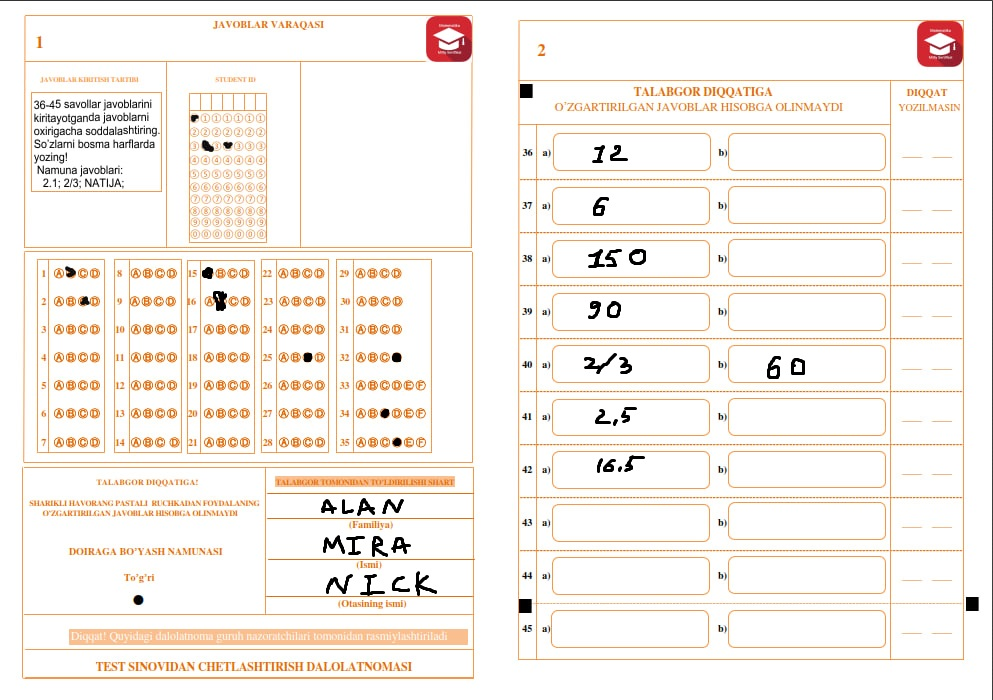
#> input picture answers.jpg, 993 x 700 px
$ python main.py
#> lines starting #> are read from the running program, lines starting #| are printed output that depends on the picture; after the words box and inside, x2 and y2 are one past the last pixel; in counts of white or black regions, pixels touching at a corner belong together
### bubble.py
import cv2
import numpy as np


class AnswerSheetGrader:
    def __init__(self, width=700, height=700):
        self.width = width
        self.height = height
        self.student_answers = []
        self.min_threshold = 50  # Adjusted threshold for individual boxes

    def get_box_answer(self, box):
        """Count non-zero pixels in a box"""
        try:
            pixel_count = cv2.countNonZero(box)
            return pixel_count
        except Exception as e:
            print(f"Error processing box: {e}")
            return 0

    def process_section(self, section, img_gray):
        """Process a single section of questions"""
        try:
            x, y, w, h = section["roi"]
            questions = section["questions"]
            choices = section["choices"]

            # Extract section ROI
            roi = img_gray[y : y + h, x : x + w]

            # Apply threshold to ROI
            _, thresh_roi = cv2.threshold(roi, 170, 255, cv2.THRESH_BINARY_INV)

            # Calculate box dimensions
            box_height = h // questions
            box_width = w // choices

            section_answers = []

            # Process each question
            for q in range(questions):
                question_answers = []
                y_start = q * box_height

                # Process each choice
                for c in range(choices):
                    x_start = c * box_width
                    box = thresh_roi[
                        y_start : y_start + box_height, x_start : x_start + box_width
                    ]
                    pixel_count = self.get_box_answer(box)
                    question_answers.append(pixel_count)

                # Count how many answers are marked (above threshold)
                marked_answers = sum(
                    1 for pixels in question_answers if pixels > self.min_threshold
                )

                # Handle different cases:
                # Case 1: No answer marked
                # Case 2: Multiple answers marked
                # Case 3: Exactly one answer marked (correct case)
                if marked_answers != 1:
                    marked_answer = 0  # Invalid answer (no mark or multiple marks)
                else:
                    # Get the single marked answer
                    marked_answer = question_answers.index(max(question_answers))

                section_answers.append(marked_answer)

            return section_answers

        except Exception as e:
            return [0] * section["questions"]

    def grade_test(self, img):
        try:
            img = cv2.resize(img, (self.width, self.height))
            img_gray = cv2.cvtColor(img, cv2.COLOR_BGR2GRAY)
            img_blur = cv2.GaussianBlur(img_gray, (5, 5), 1)

            self.student_answers = []

            # Process each section
            for section in self.sections:
                section_answers = self.process_section(section, img_blur)
                self.student_answers.append(section_answers)

            return self.student_answers

        except Exception as e:
            return []

### studentid.py
import cv2
import numpy as np


def extract_id(thresh, roi, num_digits=7, num_options=10, min_fill_threshold=20):

    id_x, id_y, id_w, id_h = roi
    id_roi = thresh[id_y : id_y + id_h, id_x : id_x + id_w]
    bubble_height = id_h // num_options
    digit_width = id_w // num_digits
    student_id = []

    for i in range(num_digits):
        x_start = i * digit_width
        x_end = (i + 1) * digit_width
        digit_roi = id_roi[:, x_start:x_end]

        max_pixels = 0
        selected_number = -1

        for j in range(num_options):
            y_start = j * bubble_height
            y_end = (j + 1) * bubble_height
            bubble = digit_roi[y_start:y_end, :]

            # Count white pixels in the bubble
            filled_pixels = np.sum(bubble == 255)

            # Update the selected bubble if it has the most pixels
            if filled_pixels > max_pixels:
                max_pixels = filled_pixels
                selected_number = j

        # Validate the selected bubble against the threshold
        if max_pixels > min_fill_threshold:
            # Adjust for custom numbering: 1-9 -> 1-9, 0 -> 0
            adjusted_number = (selected_number + 1) % 10
            student_id.append(adjusted_number)
        else:
            student_id.append("X")  # Mark as unfilled

    return student_id


# [47 lines left out: function visualize_rois, not called in this run]

### openq.py
import pytesseract
import cv2


def preprocess_roi(roi):
    """
    Preprocess a region of interest (ROI) for OCR.
    - Converts to grayscale.
    - Applies thresholding for better text recognition.
    """
    gray = cv2.cvtColor(roi, cv2.COLOR_BGR2GRAY)
    _, binary = cv2.threshold(gray, 0, 255, cv2.THRESH_BINARY + cv2.THRESH_OTSU)
    return binary


def extract_text_from_image(image_path, rois):
    """
    Extract text from defined ROIs in an image.
    - First 3 ROIs are treated as personal information.
    - Remaining ROIs are treated as answers.
    """
    # Read and resize the image
    img = cv2.imread(image_path)
    img = cv2.resize(img, (700, 700))

    # Separate personal info and answers
    personal_info = []
    answers = []

    # Loop through ROIs
    for idx, (x, y, w, h) in enumerate(rois):
        roi = img[y : y + h, x : x + w]
        processed_roi = preprocess_roi(roi)
        text = pytesseract.image_to_string(
            processed_roi, lang="eng", config="--psm 7"
        ).strip()
        nums = pytesseract.image_to_string(
            processed_roi,
            lang="eng",
            config="--psm 11 -c tessedit_char_whitelist=0123456789,./",
        ).strip()

        # Append text to the appropriate list
        if idx < 3:
            personal_info.append(text)
        else:
            answers.append(nums)

    return personal_info, answers

### main.py
import cv2
from bubble import AnswerSheetGrader
from openq import extract_text_from_image
from studentid import extract_id, visualize_rois

# Define ROIs
ROIS = {
    # Multiple choice sections (x, y, width, height)
    "bubble_sections": [
        {"questions": 7, "choices": 5, "roi": (20, 255, 55, 200)},  # Questions 1-7
        {"questions": 7, "choices": 5, "roi": (79, 255, 48, 200)},  # Questions 8-14
        {"questions": 7, "choices": 5, "roi": (129, 255, 48, 200)},  # Questions 15-21
        {"questions": 7, "choices": 5, "roi": (184, 255, 48, 200)},  # Questions 22-28
        {"questions": 4, "choices": 5, "roi": (238, 255, 48, 110)},  # Questions 29-32
        {"questions": 3, "choices": 7, "roi": (238, 375, 65, 80)},  # Questions 33-35
    ],
    "student_id": (131, 110, 59, 132),
    "personal_info": [
        (189, 493, 142, 25),  # Family name
        (189, 530, 142, 25),  # First name
        (189, 570, 142, 25),  # Father's name
    ],
    "open_questions": [
        (392, 135, 110, 35),  # 36a
        (515, 135, 110, 37),  # 36b
        (392, 187, 110, 37),  # 37a
        (515, 187, 110, 37),  # 37b
        (392, 240, 110, 37),  # 38a
        (515, 240, 110, 37),  # 38b
        (392, 292, 110, 37),  # 39a
        (515, 292, 110, 37),  # 39b
        (392, 344, 110, 37),  # 40a
        (515, 344, 110, 37),  # 40b
        (392, 395, 110, 37),  # 41a
        (515, 395, 110, 37),  # 41b
        (392, 450, 110, 37),  # 42a
        (515, 450, 110, 37),  # 42b
        (392, 502, 110, 37),  # 43a
        (515, 502, 110, 37),  # 43b
        (392, 555, 110, 37),  # 44a
        (515, 555, 110, 37),  # 44b
        (392, 605, 110, 37),  # 45a
        (515, 605, 110, 37),  # 45b
    ],
}


def process_answer_sheet(image_path, width=700, height=700):
    # Initialize grader
#> called with image_path = './answers.jpg', width = 700, height = 700
    grader = AnswerSheetGrader(width, height)
    grader.sections = ROIS["bubble_sections"]

    # Read and resize image
    img = cv2.imread(image_path)
#> img is the input picture: shape (700, 993, 3); mean B, G, R 236.1, 242.2, 247.5
    img = cv2.resize(img, (width, height))
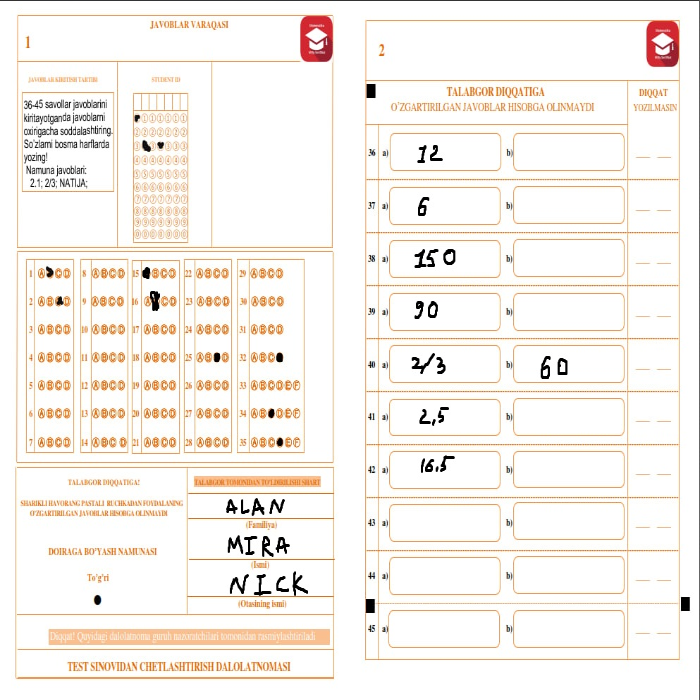
#> img: shape (700, 700, 3); mean B, G, R 236, 242.1, 247.4

    # Process multiple choice
    result = grader.grade_test(img)
#> in grade_test, `img_gray = cv2.cvtColor(img, cv2.COLOR_BGR2GRAY)`:
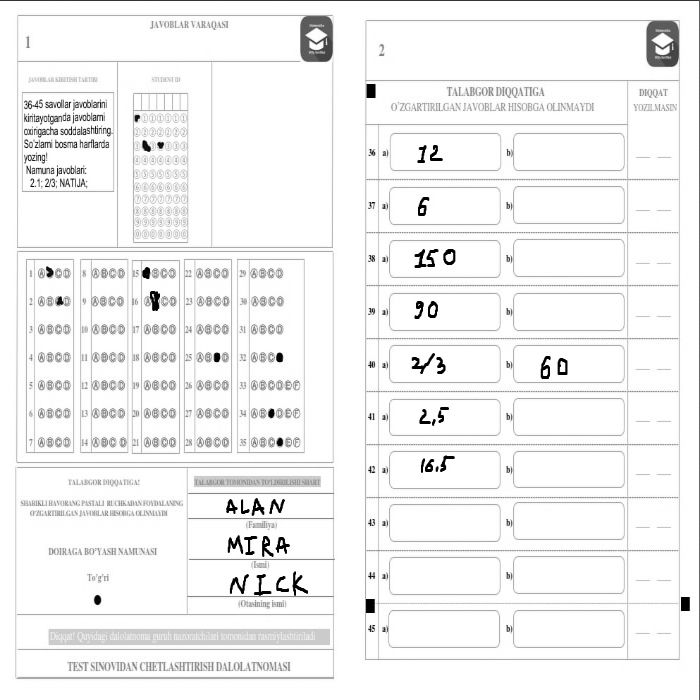
#> img_gray: shape (700, 700); min 0, max 255, mean 243
#> the loop in grade_test, `for section in self.sections:` made 6 passes
#> section_answers on passes 1 to 6: [2, 3, 0, 0, 0, 0, 0], [0, 0, 0, 0, 0, 0, 0], [0, 0, 0, 0, 0, 0, 0], [0, 0, 0, 3, 0, 0, 0], [0, 0, 0, 4], [0, 3, 4]
#> pass 1, in process_section, `_, thresh_roi = cv2.threshold(roi, 170, 255, cv2.THRESH_BINARY_INV)`:
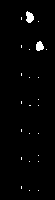
#> thresh_roi: shape (200, 55); 1.5% white; 24 white regions (22 under 20 px), largest, box (x1, y1, x2, y2) and area: (26, 11, 34, 23) 69, (36, 41, 44, 51) 60
#> pass 2, in process_section (call 2), `_, thresh_roi = cv2.threshold(roi, 170, 255, cv2.THRESH_BINARY_INV)`:
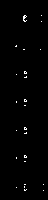
#> thresh_roi: shape (200, 48); 0.84% white in thin lines or dots, all inside (x1, y1, x2, y2) = (15, 15, 44, 191)
#> after the loop in grade_test, `for section in self.sections:`: self.student_answers = [[2, 3, 0, 0, 0, 0, 0], [0, 0, 0, 0, 0, 0, 0], [0, 0, 0, 0, 0, 0, 0], [0, 0, 0, 3, 0, 0, 0], [0, 0, 0, 4], [0, 3, 4]]
#> result has the same summary as self.student_answers in grade_test
    if isinstance(result, tuple):
        if len(result) == 4:
            score, total, answers, _ = result
        else:
            score, total, answers = result
    elif isinstance(result, dict):
        score = result.get("score", 0)
        total = result.get("total", 0)
        answers = result.get("answers", [])
    elif isinstance(result, list):
        # Assuming the list contains the answers
        answers = result
#> answers has the same summary as self.student_answers in grade_test
        total = len(answers)
#> total = 6
        score = sum(
            1 for ans in answers if ans is not None
        )  # Count non-None answers as correct
#> score = 6
    else:
        # Fallback
        answers = []
        total = 0
        score = 0

    # Process student ID
    gray = cv2.cvtColor(img, cv2.COLOR_BGR2GRAY)
    _, thresh = cv2.threshold(gray, 170, 255, cv2.THRESH_BINARY_INV)
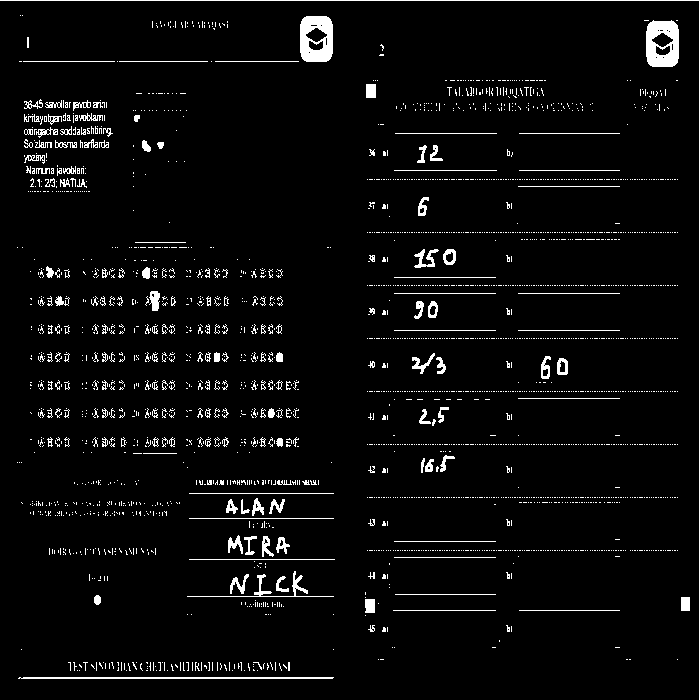
#> thresh: shape (700, 700); 4.3% white in thin lines or dots
    student_id = extract_id(thresh, ROIS["student_id"])
#> in extract_id, `id_roi = thresh[id_y : id_y + id_h, id_x : id_x + id_w]`:
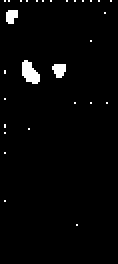
#> id_roi: shape (132, 59) (shown 2 times larger); 2.2% white; 29 white regions (26 under 20 px), largest, box (x1, y1, x2, y2) and area: (11, 30, 20, 42) 72, (26, 32, 33, 39) 38, (3, 5, 9, 12) 34
#> after the loop in extract_id, `for i in range(num_digits):`: student_id = [1, 3, 'X', 3, 'X', 'X', 'X']
#> student_id = [1, 3, 'X', 3, 'X', 'X', 'X']

    # Process personal info and open questions
    all_rois = ROIS["personal_info"] + ROIS["open_questions"]
    personal_info, open_answers = extract_text_from_image(image_path, all_rois)
#> the loop in extract_text_from_image, `for idx, (x, y, w, h) in enumerate(rois):` made 1 pass
#> pass 1, in preprocess_roi, `_, binary = cv2.threshold(gray, 0, 255, cv2.THRESH_BINARY + cv2.THRESH..`:
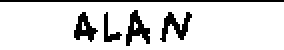
#> binary: shape (25, 142) (shown 2 times larger); 86% white; black in thin lines or dots
#> after the loop in extract_text_from_image, `for idx, (x, y, w, h) in enumerate(rois):`: answers = []

    return {
        "multiple_choice": {"score": score, "total": total, "answers": answers},
        "student_id": student_id,
        "personal_info": personal_info,
        "open_answers": open_answers,
        "image": img,
    }


if __name__ == "__main__":
    # Process answer sheet
    image_path = "./answers.jpg"
#> (the run stopped early here; a loop or call above may not have finished)
